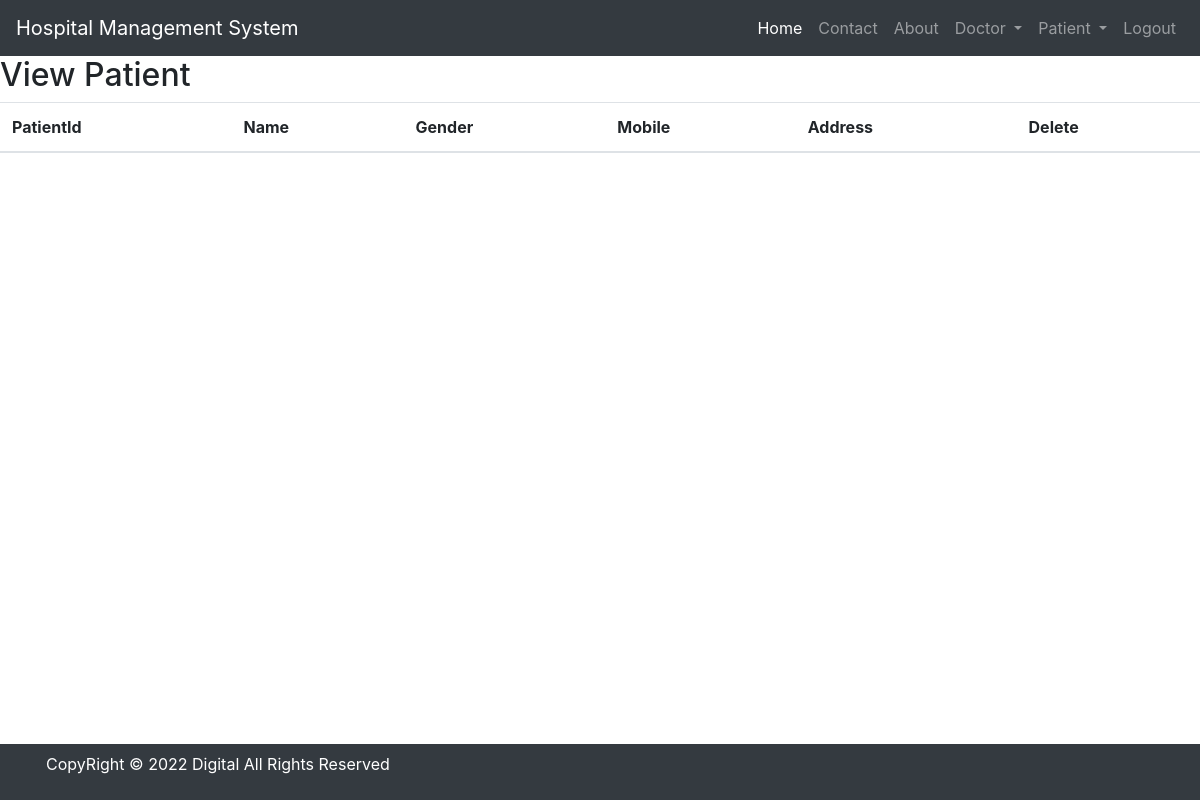
Before: /view_patient/ (signed in) with the older database file.
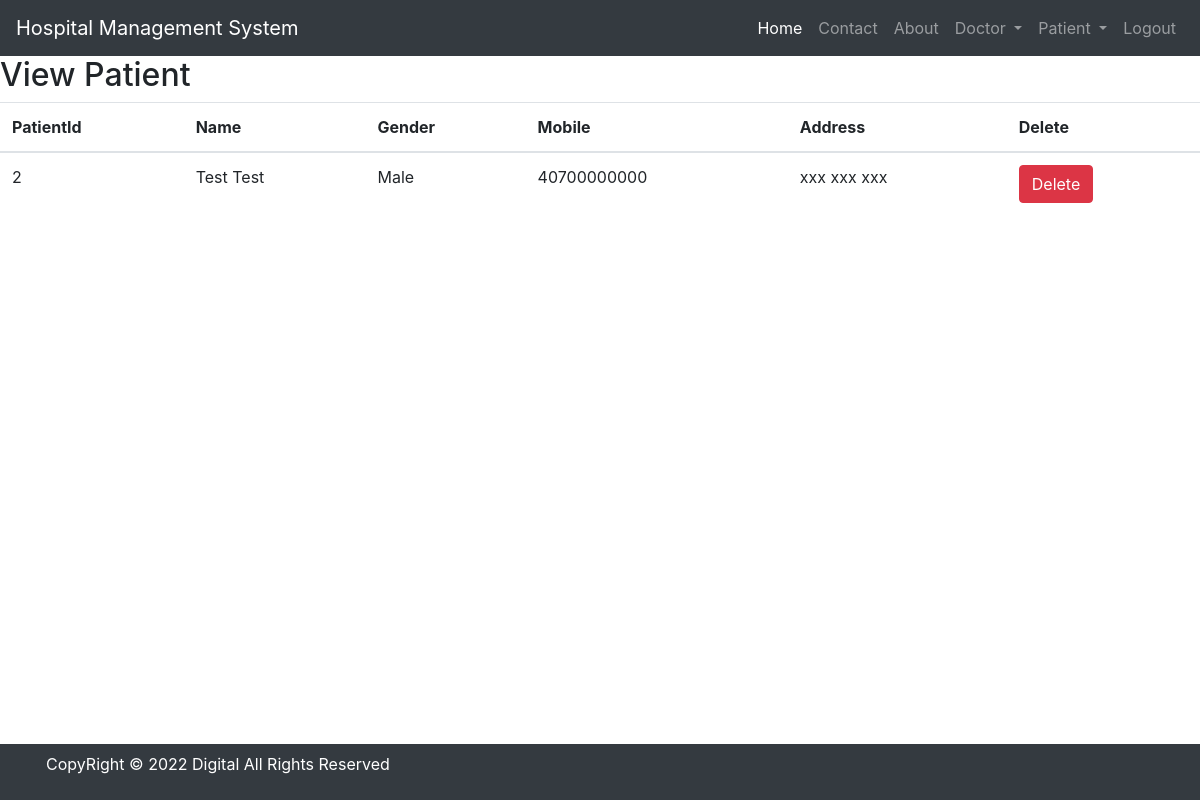
After: the same page with the newer database file.
### hospital/models.py (models this page shows)
class Patient(models.Model):
    name = models.CharField(max_length=50)
    gender = models.CharField(max_length=10)
    mobile = models.IntegerField(null=True)
    address = models.TextField()

### hospital/views.py (the view)
# urls.py: path('view_patient/', View_Patient, name='view_patient'),
def View_Patient(request):
    if not request.user.is_staff:
        return redirect('login')
    pat = Patient.objects.all()
    p = {'pat': pat}
    return render(request, 'view_patient.html', p)

### hospital/templates/view_patient.html
{% include 'base.html' %}
{% include 'navigation.html' %}
{% block content %}
<div>
    <h2>View Patient</h2>
    <table id="example" class="table table-hover">
        <thead>
            <tr>
                <th>PatientId</th>
                <th>Name</th>
                <th>Gender</th>
                <th>Mobile</th>
                <th>Address</th>
                <th>Delete</th>
            </tr>
        </thead>
        <tbody>
            {% for i in pat %}
            <tr>
                <td>{{i.id}}</td>
                <td>{{i.name}}</td>
                <td>{{i.gender}}</td>
                <td>{{i.mobile}}</td>
                <td>{{i.address}}</td>
                <td><a href="{% url 'delete_patient' i.id %}"
                    onclick="return confirm('Are you sure you want to delete?')" class="btn btn-danger">Delete</a>
                </td>
            </tr>
            {% endfor %}
        </tbody>
    </table>
</div>
{% endblock content %}
{% include 'footer.html' %}

Changed rows visible on the page:
added Patient: id "2", name "Test Test", gender "Male", mobile "40700000000", address "xxx xxx xxx"
